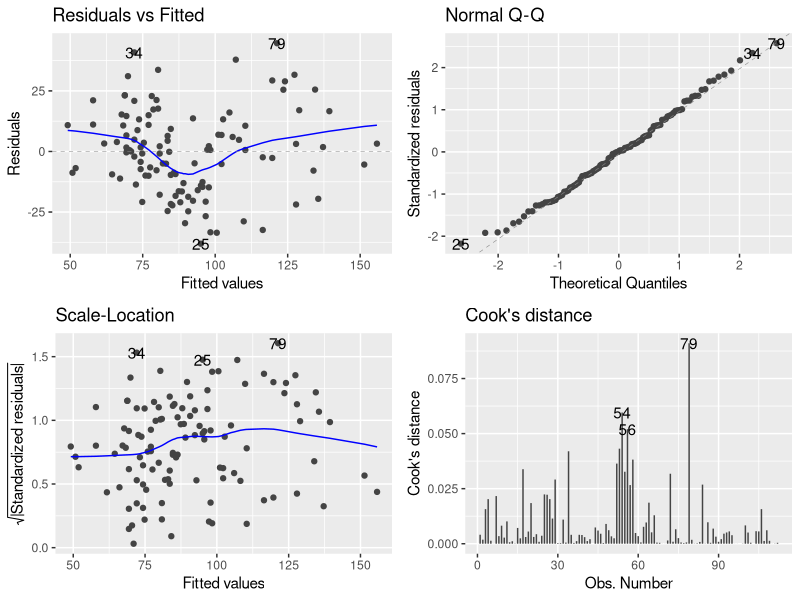
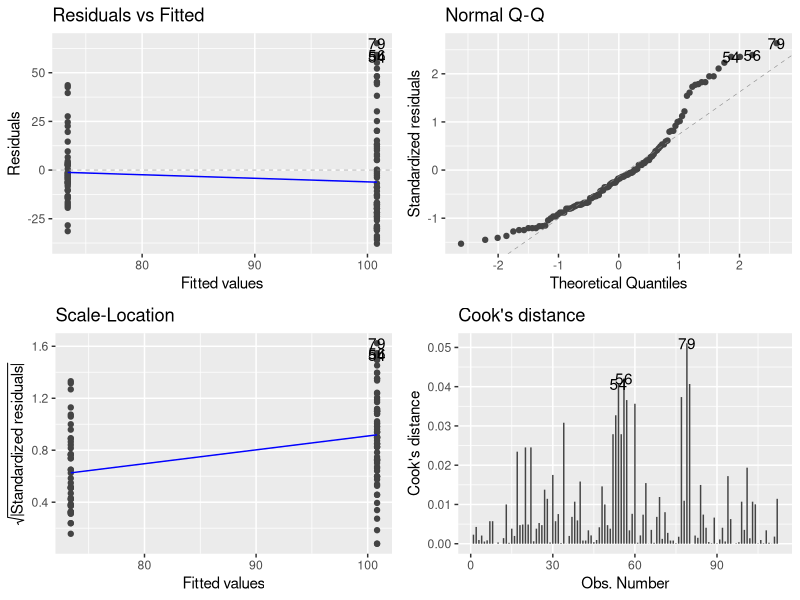
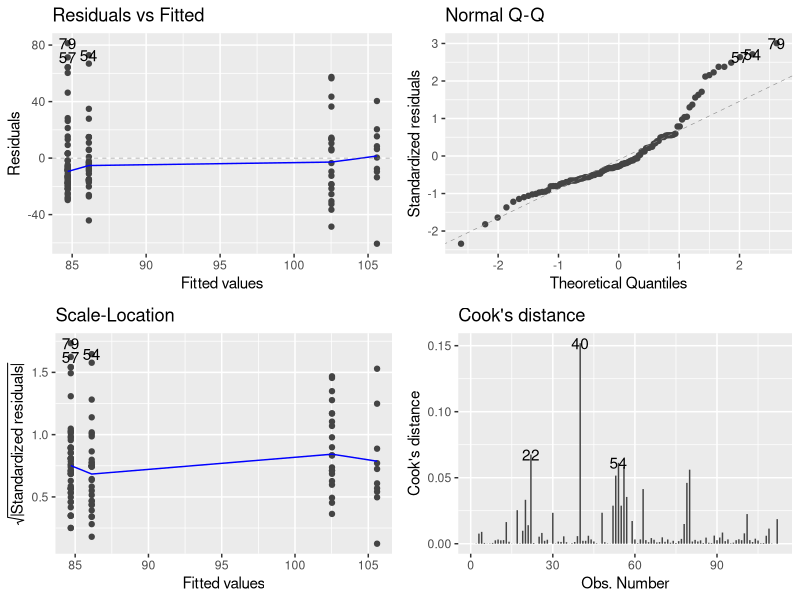
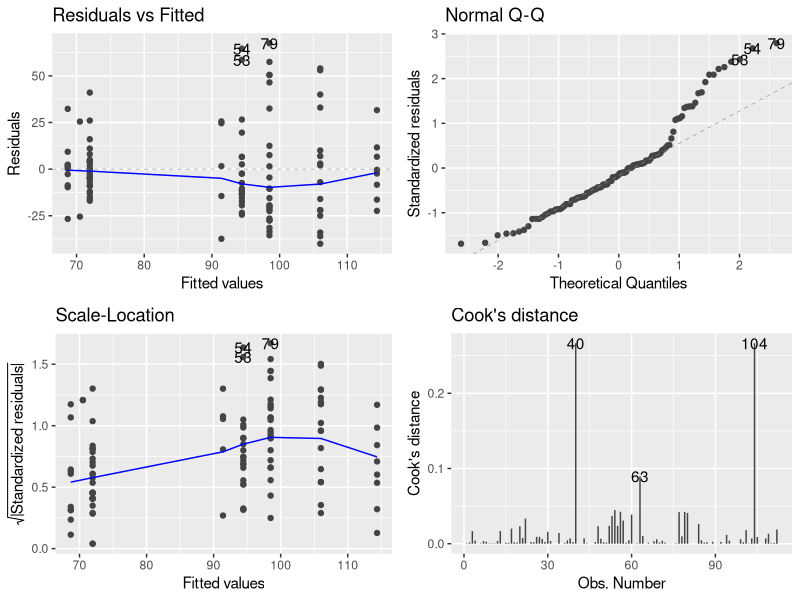
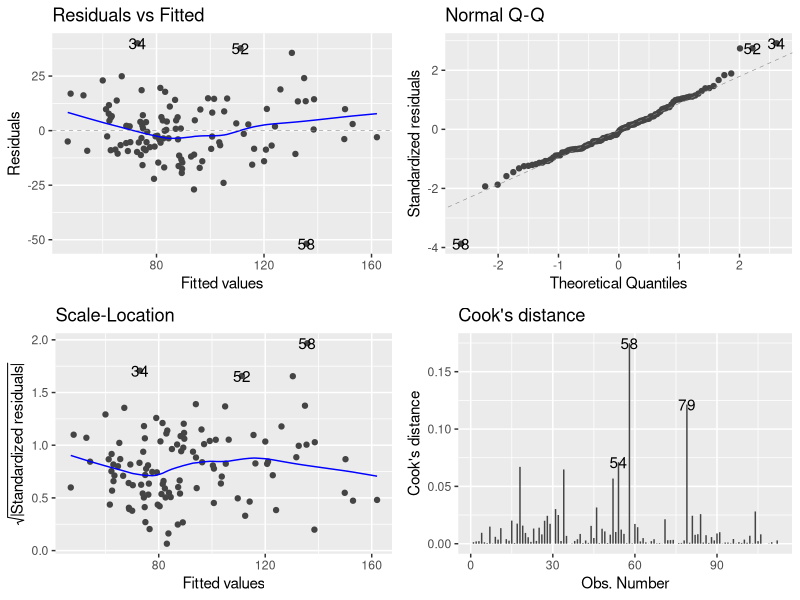
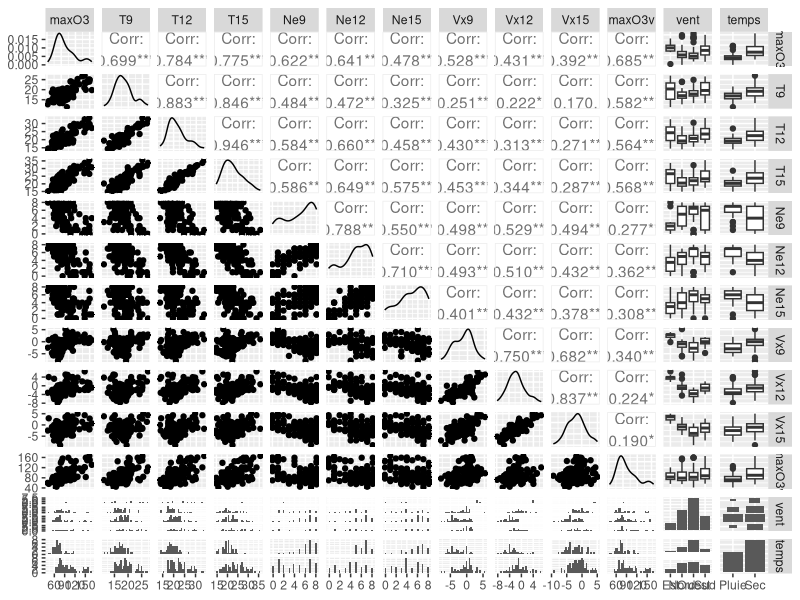

The R source for these figures, in order: (Note: this script raises an error after producing the figures.)
## ---- chunk 1
library(dplyr)
library(rmarkdown)
library(MASS)
library(ggplot2)
library(GGally)
library(ggfortify)
library(car)
## ---- chunk 2
#loading data set 
ozone <- read.csv("ozone.txt",header = T, sep = "", dec = "." )
ozone$vent <- as.factor(ozone$vent)
ozone$temps <- as.factor(ozone$temps)
## ---- chunk 3
#simple linear model of maxO3 against T12
mod <- lm(maxO3 ~ T12,data = ozone )
summary(mod)
## ---- chunk 4
#simple linear regression of max03 against T12
autoplot(mod,1:4)
durbinWatsonTest(mod)
## ---- chunk 5
#ANOVA models
mod_vent <- lm(maxO3 ~ vent , data = ozone)          #maxO3 against vent
mod_temps <- lm(maxO3 ~ temps, data = ozone)         #maxO3 against temps
mod_both <- lm(maxO3 ~ temps * vent , data = ozone)  #maxO3 against temps + vent + temps:vent
## ---- chunk 6
summary(mod_temps)
## ---- chunk 7
#ANOVA regression of max03 against temps
autoplot(mod_temps,1:4)
durbinWatsonTest(mod_temps)
## ---- chunk 8
summary(mod_vent)
## ---- chunk 9
#ANOVA regression of max03 against vent
autoplot(mod_vent,1:4)
durbinWatsonTest(mod_vent)
## ---- chunk 10
summary(mod_both)
## ---- chunk 11
#ANOVA regression of max03 against temps and vent
autoplot(mod_both,1:4)
durbinWatsonTest(mod_both)
## ---- chunk 12
#multiple linear model of max03 against all the co variables
mod_full <- lm(maxO3 ~., data = ozone)
summary(mod_full)
## ---- chunk 13
#multiple linear regression of max03 against all the co variables
autoplot(mod_full,1:4)
durbinWatsonTest(mod_full)
## ---- chunk 14
#test if we have interaction between co variables
ggpairs(ozone, progress = FALSE)
## ---- chunk 15
modForw <- stepAIC(mod_all, maxO3 ~ maxO3 + T9 + T12 + T15 + Ne9 + Ne12 + Ne15 + Vx9 + Vx12 + Vx15 + maxO3v + vent + temps,trace=F, direction=c("forward"))
summary(modForw)
## ---- chunk 16
modBack <- stepAIC(mod_all, maxO3 ~. ,trace=F, direction=c("backward"))
summary(modBack)
## ---- chunk 17
modBoth <- stepAIC(mod_all, maxO3 ~ maxO3 + T9 + T12 + T15 + Ne9 + Ne12 + Ne15 + Vx9 + Vx12 + Vx15 + maxO3v + vent + temps ,trace=F, direction=c("both"))
summary(modBoth)
## ---- chunk 18
#test to know witch model is the best
AIC(modForw,modBack)
## ---- chunk 19
#set a new individual
new <- data.frame(T12=18, Ne9=3, Vx9=0.7, maxO3v=85)

#look is we can well predict this individual
predict(modBack, new, interval = "confidence")
